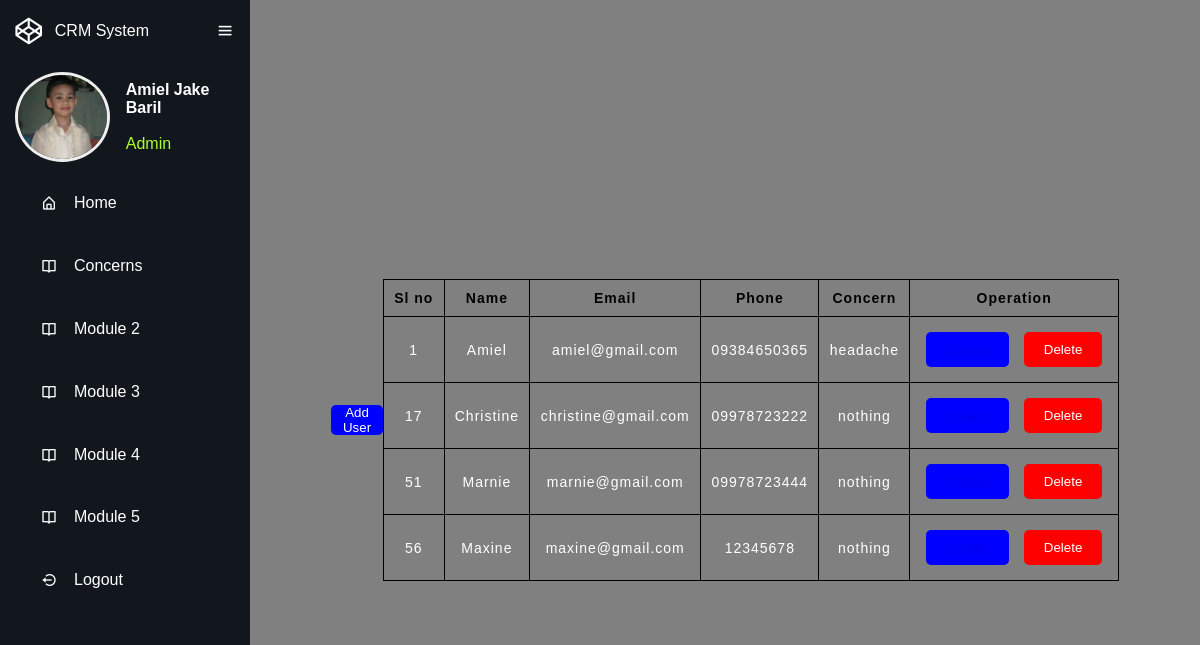
The app's page /fillup2.php with its own data.
### tables this page shows
CREATE TABLE `crud` (
  `id` int(11) NOT NULL,
  `name` varchar(100) NOT NULL,
  `email` varchar(100) NOT NULL,
  `phone` varchar(20) NOT NULL,
  `concern` varchar(255) NOT NULL
);

### fillup2.php (the view, shortened to what this page needs)
<?php
include 'connect.php';
?>
<!DOCTYPE html>
<html lang="en">
<head>
    <link href='https://unpkg.com/boxicons@2.1.4/css/boxicons.min.css' rel='stylesheet'>
    <link rel="stylesheet" href="stilo.css">
</head>
<body>
<div class="sidebar">
    <div class="top">
        <div class="logo">
            <i class='bx bxl-codepen' ></i>
            <span class="CRM">CRM System</span>
        </div>
        <i class='bx bx-menu' id="btn"></i>
    </div>
    <div class="user">
        <img src="jake.jpg" alt="me" class="jake">
        <div>
            <p class="bold">Amiel Jake Baril</p><br>
            <p class="admin">Admin</p>
        </div>
    </div>
    <ul>
        <li>
            <a href="#">
            <i class='bx bx-home-alt' ></i>
                <span class="nav-items">Home</span>
            </a>
        </li>
        <li>
            <a href="module1.php">
                <i class='bx bx-book-open' ></i>
                <span class="nav-items">Concerns</span>
            </a>
        </li>
        <li>
            <a href="#" >
                <i class='bx bx-book-open' ></i>
                <span class="nav-items">Module 2</span>
            </a>
        </li>
        <li>
            <a href="#" >
                <i class='bx bx-book-open' ></i>
                <span class="nav-items">Module 3</span>
            </a>
        </li>
        <li>
            <a href="#" >
                <i class='bx bx-book-open' ></i>
                <span class="nav-items">Module 4</span>
            </a>
        </li>
        <li>
            <a href="#" >
                <i class='bx bx-book-open' ></i>
                <span class="nav-items">Module 5</span>
            </a>
        </li>
        <li>
            <a href="login.php">
                <i class='bx bx-log-out-circle' ></i>
                <span class="nav-items">Logout</span>
            </a>
        </li>
    </ul>
</div>
<div class="main-content">
    <div class="container" id="content">
    <div class="button-container">
            <button class="adduser"><a href="users.php" style="color: white; text-decoration: none;">Add User</a></button>
        </div>
        <table class="table">
            <thead>
                <tr>
                    <th scope="col">Sl no</th>
                    <th scope="col">Name</th>
                    <th scope="col">Email</th>
                    <th scope="col">Phone</th>
                    <th scope="col">Concern</th>
                    <th scope="col">Operation</th>
                </tr>
            </thead>
            <tbody>
            <?php
                $sql = "select * from `crud`";
                $result = mysqli_query($con, $sql);
                if($result) {
                    while($row = mysqli_fetch_assoc($result)) {
                        $id = $row['id'];
                        $name = $row['name'];
                        $email = $row['email'];
                        $phone = $row['phone'];
                        $concern = $row['concern'];
                        echo '<tr>
                            <td>' . $id . '</td>
                            <td>' . $name . '</td>
                            <td>' . $email . '</td>
                            <td>' . $phone . '</td>
                            <td>' . $concern . '</td>
                            <td>
                          <button class="btn-update"><a href="update.php?
                          updateid='.$id.'" >Update</a></button>
                          <button  class="btn-delete"><a href="delete.php?
                          deleteid='.$id.'"style="color: white;text-decoration: none;">Delete</a></button>
            </td>
                        </tr>';
                    }
                }
                ?>
</tbody>
</table>
    </div>
</div>
</body>
</html>

### stilo.css (style rules this page uses)
* { margin: 0; padding: 0; box-sizing: border-box; font-family: Arial, Helvetica, sans-serif; }
.jake { width: 50px; border-radius: 50%; border: 3px solid #eee; height: auto; transition: all 0.5s ease; }
.sidebar.active .jake { width: 95px; height: 90px; }
.sidebar { position: absolute; top: 0; left: 0; height: 100vh; width: 80px; background-color: #12171e; padding: 0.4rem 0.8rem; transition: all 0.5s ease; }
.sidebar.active ~ .main-content { left: 250px; width: calc(100% - 250px); }
.sidebar.active { width: 250px; }
.sidebar #btn { position: absolute; color: #fff; top: .4rem; left: 50%; font-size: 1.2rem; line-height: 50px; transform: translateX(-50%); cursor: pointer; }
.sidebar.active #btn { left: 90%; }
.sidebar .top .logo { color: #fff; display: flex; height: 50px; width: 100%; align-items: center; pointer-events: none; opacity: 0; }
.sidebar.active .top .logo { opacity: 1; }
.top .logo i { font-size: 2rem; margin-right: 10px; }
.CRM { animation: worm 4s infinite; }
.user { display: flex; align-items: center; margin: 1rem; margin-left: 2px; }
.user p { color: #fff; opacity: 1; margin-left: 1rem; }
.user p.admin { color: greenyellow; }
.bold { font-weight: 600; }
.sidebar p { opacity: 0; }
.sidebar.active p { opacity: 1; }
.sidebar ul li { position: relative; list-style-type: none; height: 50px; width: 90%; margin: 0.8rem auto; line-height: 50px; }
.sidebar ul li a { color: #fff; display: flex; align-items: center; text-decoration: none; border-bottom: 0.8rem solid transparent; }
.sidebar ul li a i { min-width: 50px; text-align: center; height: 50px; border-radius: 12px; line-height: 50px; }
.sidebar .nav-items { opacity: 0; }
.sidebar.active .nav-items { opacity: 1; }
.main-content { position: relative; background-color: #525252; min-height: 100vh; top: 0; left: 80px; transition: all 0.5s ease; width: calc(100% - 80px); padding: 1rem; }
.container { display: flex; justify-content: center; align-items: center; color: white; height: 100vh; }

### fillup2.php (style rules this page uses)
.main-content { background-color: gray; padding: 20px; justify-content: center; align-items: center; display: flex; letter-spacing: 1px; font-weight: 300; font-size: 14px; }
.container { text-align: center; color: black; }
.table { width: 100%; margin-top: 20px; border-collapse: collapse; }
.table td { padding: 10px; border: 1px solid black; color: white; }
.table th { background-color: gray; padding: 10px; border: 1px solid black; }
.btn-update { background-color: blue; color: white; text-decoration: none; padding: 10px 20px; border: none; border-radius: 5px; display: inline-block; margin: 5px; }
.btn-delete { background-color: red; color: white; text-decoration: none; padding: 10px 20px; border: none; border-radius: 5px; display: inline-block; margin: 5px; }
.adduser { display: block; margin: 0 auto; background-color: blue; border-radius: 5px; text-decoration: none; border: none; }

### records on screen
crud: id "1", name "Amiel", email "amiel@gmail.com", phone "09384650365", concern "headache"
crud: id "17", name "Christine", email "christine@gmail.com", phone "09978723222", concern "nothing"
crud: id "51", name "Marnie", email "marnie@gmail.com", phone "09978723444", concern "nothing"
crud: id "56", name "Maxine", email "maxine@gmail.com", phone "12345678", concern "nothing"
